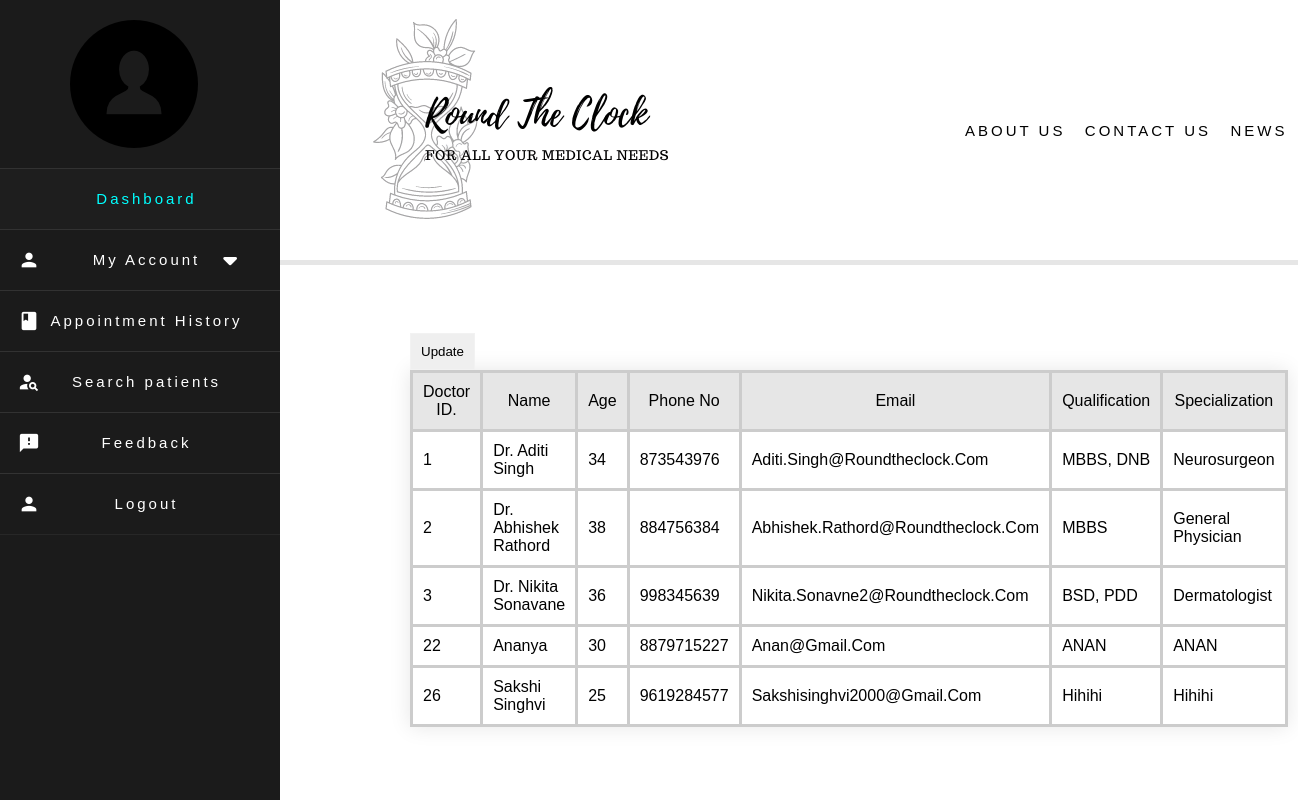
The page /Doctor/DoctorUpdateProfile.php (signed in) on the database its author committed.
### tables this page shows
CREATE TABLE `doctor_details` (
  `doctor_id` int(20) NOT NULL,
  `Name` varchar(64) NOT NULL,
  `Age` int(3) NOT NULL,
  `Phone` bigint(10) NOT NULL,
  `Email` varchar(64) NOT NULL,
  `Qualification` varchar(64) NOT NULL,
  `Specialization` varchar(64) NOT NULL
);

### Doctor/DoctorUpdateProfile.php (the view, shortened to what this page needs)
<?php include 'import1.php'; ?>
<?php
function OpenCon()
 {
 $dbhost = "localhost";
 $dbuser = "root";
 $dbpass = "13579";
 $db = "roundtheclock";
 $conn = new mysqli($dbhost, $dbuser, $dbpass,$db);
 return $conn;
 }
 $conn = OpenCon();
$result = $conn->query("SELECT * FROM `doctor_details`");
echo '<div class="center">';
echo '<table class="center1">
      <tr>
          <td class="color1"> Doctor ID. </td>
          <td class="color1"> Name</td>
          <td class="color1"> Age</td>
          <td class="color1"> Phone No</td>
          <td class="color1"> Email</td>
          <td class="color1"> Qualification </td>
          <td class="color1"> Specialization </td>
      </tr>';
if ($result->num_rows> 0)
{
  while($row = $result->fetch_assoc())
  {
        $field1name = $row["doctor_id"];
        $field2name = $row["Name"];
        $field3name = $row["Age"];
        $field4name = $row["Phone"];
        $field5name = $row["Email"];
        $field6name = $row["Qualification"];
        $field7name = $row["Specialization"];
        echo '<tr>
                  <td>'.$field1name.'</td>
                  <td>'.$field2name.'</td>
                  <td>'.$field3name.'</td>
                  <td>'.$field4name.'</td>
                  <td>'.$field5name.'</td>
                  <td>'.$field6name.'</td>
                  <td>'.$field7name.'</td>
              </tr>';
  }
}
else{
  echo "ERROR-No data.";
}
echo '<button class="btn1" id="myButton">Update</button>';
echo '</div>';
?>

### Doctor/import.css (style rules this page uses)
* { margin: 0; padding: 0; user-select: none; box-sizing: border-box; font-family:sans-serif,serif; }

### rows shown on the page
doctor_details: doctor_id "1", Name "Dr. Aditi Singh", Age "34", Phone "873543976", Email "Aditi.singh@roundtheclock.com", Qualification "MBBS, DNB", Specialization "Neurosurgeon"
doctor_details: doctor_id "2", Name "Dr. Abhishek Rathord", Age "38", Phone "884756384", Email "Abhishek.rathord@roundtheclock.com", Qualification "MBBS", Specialization "General Physician"
doctor_details: doctor_id "3", Name "Dr. Nikita Sonavane", Age "36", Phone "998345639", Email "Nikita.sonavne2@roundtheclock.com", Qualification "BSD, PDD", Specialization "Dermatologist"
doctor_details: doctor_id "22", Name "Ananya", Age "30", Phone "8879715227", Email "Anan@gmail.com", Qualification "ANAN", Specialization "ANAN"
doctor_details: doctor_id "26", Name "Sakshi Singhvi", Age "25", Phone "9619284577", Email "Sakshisinghvi2000@gmail.com", Qualification "Hihihi", Specialization "Hihihi"
